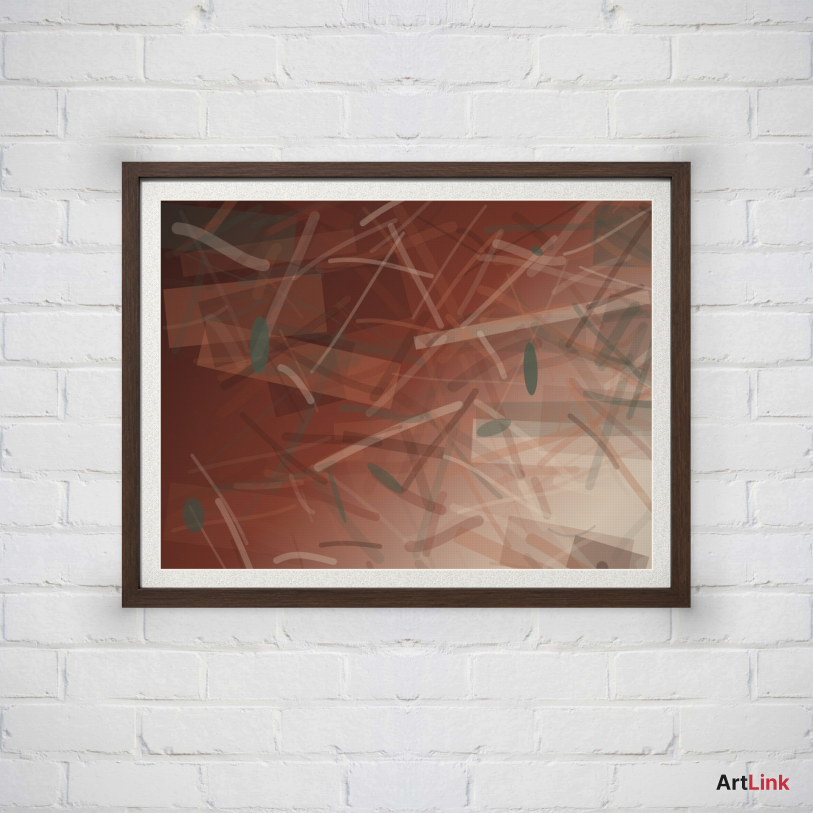
#> input picture scratchpad/vt/renders_off/t05.png, 1625 x 1625 px, given in place of frameit_reference.png, which was not available (shown at 1/2 size)
$ python audit5.py
#> lines starting #> are read from the running program, lines starting #| are printed output that depends on the picture; pictures that were not available may be replaced by others from this repository, and a replacement may not be noted
### scratchpad/vt/presence.py
#!/usr/bin/env python3
"""3차 라운드 지표 — '고급 제품 사진'인가, '벽에 합성한 AI 이미지'인가.

사용자 지적(2026-08-30 밤):
  A. 벽 텍스처가 너무 세서 **액자보다 벽이 먼저 보인다**
  B. 액자가 너무 작다 (화면의 40~50% 를 차지해야 한다)
  G. 액자와 벽의 색온도·대비가 안 맞아 '붙여넣은 티'가 난다

앞선 두 라운드(액자 프로파일·매트·틈)는 **조각 안쪽**만 쟀다. 이번엔 **조각과 배경의
관계**를 잰다 — 같은 그림이라도 벽이 시끄러우면 싸구려 목업이 된다.

⚠️ **고주파는 반드시 같은 축척으로 잴 것.** 이미지 크기가 다르면 픽셀 기준 band-pass
   가 서로 다른 물리적 크기를 재게 된다. 그래서 모든 측정 전에 **긴 변 1200px 로 정규화**
   한다. 안 하면 2600px 벽 렌더와 1024px 골든을 비교할 수 없다.

⚠️ **벽 표본에서 그림자를 빼야 한다.** 조각 둘레는 우리가 만든 그림자라 벽이 아니다.
   조각 바깥으로 조각 크기의 12% 를 띄우고 나서 읽는다.

    python presence.py            # 골든 + 우리 렌더
    python presence.py --save NAME / --vs NAME
"""
import json
import os
import sys

import numpy as np
from PIL import Image
from scipy import ndimage

HERE = os.path.dirname(os.path.abspath(__file__))
NORM = 1200.0          # 긴 변을 여기에 맞춰 재기 (축척 통일)

# ── 골든: FrameIt / FrameIt Pro 결과물 ────────────────────────────────────────
# rect 는 기존 golden.py·mat.py 에서 이미 손으로 확정한 좌표를 그대로 쓴다.
import golden as G  # noqa: E402

GOLDEN_EXTRA = {
    'pro_sampleframe': {'path': '/home/jho4255/ArtLink/sampleframe.png',
                        'rect': [272, 72, 886, 784], 'art': [404, 183, 760, 675]},
    'pro_sample2': {'path': '/home/jho4255/ArtLink/sample2.png'},
    'pro_sample3': {'path': '/home/jho4255/ArtLink/sample3.png'},
    'pro_sample4': {'path': '/home/jho4255/ArtLink/sample4.png'},
}

LIMITS = {
    'piece_pct': ('range', (26.0, 58.0), '조각이 화면에서 차지하는 면적 %. 골든에서 실측'),
    # ⚠️ **하한도 필요하다**(브리핑 9항 — "frame 만 선명하고 background 만 부드러워지는
    #    문제"). 그 실패 모드는 '액자 대비가 세다'가 아니라 **'벽을 뭉갰다'** 이므로
    #    con_ratio 상한이 아니라 벽 자체의 하한으로 잡는다(액자가 대비가 센 건 죄가 아니다).
    #    골든 최저가 2.86 이다 — 그 아래면 배경이 정보 없는 면이 된다.
    'wall_hf': ('range', (2.5, 4.5), '벽의 고주파 결(std, 1200px). 골든 2.9~12.6'),
    'hf_ratio': ('>=', 1.30, '조각 디테일 ÷ 벽 디테일. 1 이하면 벽이 더 눈에 띈다'),
    'con_ratio': ('>=', 1.05, '조각 국부대비 ÷ 벽 국부대비. 액자가 배경보다 우세해야'),
    'temp_dl': ('<=', 40.0, '살 ↔ 벽 색상(ab) 거리. 크면 색온도가 따로 논다'),
    'sat_rail': ('<=', 40.0, '살의 채도 폭(max-min). 골든 7~36. 크면 플라스틱 나무'),
    'rail_pct': ('>=', 8.0, '살 밝기가 길이 방향으로 변하는 폭 %. 골든 8.5~104(중앙 12.9)'),
    'rail_cv': ('<=', 0.06, '네 살 폭의 변동계수. 기하 왜곡 감시'),
}


def lum(a):
    return a[..., 0] * .2126 + a[..., 1] * .7152 + a[..., 2] * .0722


# [124 lines left out: functions to_lab_ab, load_norm, hf, local_con, measure, ok, not called in this run]


COLS = ['piece_pct', 'wall_hf', 'hf_ratio', 'con_ratio',
        'sat_rail', 'rail_pct', 'temp_dl', 'rail_cv']


# [68 lines left out: functions row, main, not called in this run]


# [2 lines that do not run on import are left out]

### scratchpad/vt/audit4.py
#!/usr/bin/env python3
"""4차 감사 — 브리핑 10항목 중 **아직 안 된 것**을 찾는다. 고치기 전에 잰다."""
import json, os, sys
import numpy as np
from PIL import Image
from scipy import ndimage
import golden as G, presence as P

HERE = os.path.dirname(os.path.abspath(__file__))
lum = P.lum

# [19 lines left out: function shadow_shape, not called in this run]

def edge_acutance(path, rect):
    """조각 바깥 경계의 **날카로움**. 경계 대비 대비 정규화한 최대 기울기(px⁻¹)."""
    L = lum(np.asarray(Image.open(path).convert('RGB')).astype(float))
    x0, y0, x1, y1 = rect
    h = y1 - y0 + 1
    out = []
    for side, prof in (('l', L[y0 + h // 3:y0 + 2 * h // 3, max(0, x0 - 14):x0 + 14].mean(0)),
                       ('r', L[y0 + h // 3:y0 + 2 * h // 3, x1 - 13:min(L.shape[1], x1 + 15)].mean(0)[::-1])):
        if len(prof) < 20: continue
        g = np.abs(np.diff(prof))
        con = abs(float(prof[:6].mean() - prof[-6:].mean()))
        # ⚠️ 벽과 살의 밝기가 비슷하면 분모가 0 에 가까워 비가 폭발한다 — 측정 불가로 뺀다.
        #    실측 t08: 벽 152 · 살 156 → 대비 4 인데 비가 2.67 로 나왔다(경계는 멀쩡했다).
        if con < 20: continue
        out.append(float(g.max()) / con)
    return round(float(np.mean(out)), 3) if out else None

# [45 lines left out: functions wall_converge, main, not called in this run]

# [2 lines that do not run on import are left out]

### scratchpad/vt/audit5.py
#!/usr/bin/env python3
"""5차 감사 — "아직 합성 같다"의 남은 원인을 잰다.

새 축 다섯. 전부 **골든에 같은 코드**를 돌려 목표를 얻는다.
  edge_acut   조각 바깥 경계의 날카로움 — 사진보다 날카로우면 그 자체가 합성 신호다
  ao_lit      **빛을 받는 쪽** 벽의 어두워짐 — 방향 그림자가 아닌 폐색(AO). 없으면 경계가 너무 깨끗하다
  rail_along  살 밝기가 **길이 방향으로** 얼마나 변하는가 — 0 이면 인쇄한 띠
  gap_stages  살 → 작품 단면의 마디 수 — 1~2 면 '검은 테두리'
  center_off  화면 중앙에서 벗어난 정도 %
"""
import json, os, sys
import numpy as np
from PIL import Image
from scipy import ndimage
import golden as G, presence as P

HERE = os.path.dirname(os.path.abspath(__file__))
lum = P.lum


def prof_side(L, rect, side, rail):
    """조각 바깥 → 안쪽으로 가는 단면(각 변 중앙). 반환: (벽쪽 포함 프로파일, 경계 index)"""
    x0, y0, x1, y1 = rect
    w, h = x1 - x0 + 1, y1 - y0 + 1
    out = max(8, int(rail * 1.2)); ins = max(10, int(rail * 3.0))
    b = max(6, int(min(w, h) * .06))
    if side == 't':
        s = L[max(0, y0 - out):y0 + ins, x0 + w // 2 - b:x0 + w // 2 + b].mean(1)
    elif side == 'b':
        s = L[y1 - ins:min(L.shape[0], y1 + out), x0 + w // 2 - b:x0 + w // 2 + b].mean(1)[::-1]
    elif side == 'l':
        s = L[y0 + h // 2 - b:y0 + h // 2 + b, max(0, x0 - out):x0 + ins].mean(0)
    else:
        s = L[y0 + h // 2 - b:y0 + h // 2 + b, x1 - ins:min(L.shape[1], x1 + out)].mean(0)[::-1]
    return s, out


def wall_light(L, rect):
    """조각 둘레 벽의 밝기 기울기 → 빛이 오는 방향(단위벡터). 조각 크기의 12~40% 띠."""
    x0, y0, x1, y1 = rect
    w, h = x1 - x0 + 1, y1 - y0 + 1
    m0, m1 = int(max(w, h) * .12), int(max(w, h) * .40)
    g = lambda a: float(np.median(a)) if a.size > 50 else None
    up = g(L[max(0, y0 - m1):max(0, y0 - m0), x0:x1])
    dn = g(L[y1 + m0:y1 + m1, x0:x1])
    lf = g(L[y0:y1, max(0, x0 - m1):max(0, x0 - m0)])
    rt = g(L[y0:y1, x1 + m0:x1 + m1])
    if None in (up, dn, lf, rt):
        return None
    v = np.array([lf - rt, up - dn])
    n = np.hypot(*v)
    return v / n if n > 1e-6 else np.array([0., -1.])


def ao_lit(L, rect, ld):
    """**빛을 받는 쪽** 두 변에서, 경계 바로 밖 벽이 먼 벽보다 얼마나 어두운가(레벨).
       방향 그림자는 반대쪽에 지므로, 이쪽이 어두우면 그건 폐색(AO)이다."""
    x0, y0, x1, y1 = rect
    w, h = x1 - x0 + 1, y1 - y0 + 1
    # ⚠️ 조각이 화면의 44% 를 차지하므로 '먼 벽'을 조각 크기의 30% 로 잡으면 화면 밖이다.
    #    쓸 수 있는 여백에 맞춰 줄인다 — 안 그러면 전 케이스가 측정 불가로 빠진다.
    near = max(3, int(min(w, h) * .012))
    room = max(y0, x0, L.shape[1] - x1, L.shape[0] - y1) - 12
    far = int(max(30, min(max(w, h) * .30, room)))
    b = max(6, int(min(w, h) * .25))
    res = []
    if ld[1] > 0.25 and y0 - far > 4:                     # 위가 광원(위 벽이 밝다)
        n = L[y0 - near - 3:y0 - 2, x0 + w // 2 - b:x0 + w // 2 + b]
        f = L[max(0, y0 - far):y0 - far + 30, x0 + w // 2 - b:x0 + w // 2 + b]
        if n.size > 40 and f.size > 40: res.append(float(np.median(f) - np.median(n)))
    if ld[0] > 0.25 and x0 - far > 4:                     # 왼쪽이 광원
        n = L[y0 + h // 2 - b:y0 + h // 2 + b, x0 - near - 3:x0 - 2]
        f = L[y0 + h // 2 - b:y0 + h // 2 + b, max(0, x0 - far):x0 - far + 30]
        if n.size > 40 and f.size > 40: res.append(float(np.median(f) - np.median(n)))
    if ld[0] < -0.25 and x1 + far < L.shape[1] - 4:       # 오른쪽이 광원
        n = L[y0 + h // 2 - b:y0 + h // 2 + b, x1 + 3:x1 + near + 4]
        f = L[y0 + h // 2 - b:y0 + h // 2 + b, x1 + far - 30:x1 + far]
        if n.size > 40 and f.size > 40: res.append(float(np.median(f) - np.median(n)))
    return round(float(np.mean(res)), 1) if res else None


def rail_along(L, rect, rail):
    """윗살 앞면 밝기를 길이 방향 9곳에서 재고 최대−최소(레벨). 0 이면 균일한 띠."""
    x0, y0, x1, y1 = rect
    w = x1 - x0 + 1
    a, b = y0 + max(2, int(rail * .25)), y0 + max(4, int(rail * .70))
    if b - a < 2: return None
    xs = np.linspace(x0 + rail * 1.4, x1 - rail * 1.4, 9)
    if xs[-1] - xs[0] < 20: return None
    v = [float(np.median(L[a:b, int(x) - max(4, int(w * .02)):int(x) + max(4, int(w * .02))]))
         for x in xs]
    # ⚠️ **절대 레벨만 보면 어두운 액자가 부당하게 실패한다** — 검은 살(L≈90)은 같은 비율로
    #    변조해도 밝은 살(L≈185)의 절반밖에 안 움직인다. 비율을 함께 본다(run.py 의
    #    `rebate_ratio` 와 같은 이유).
    m = float(np.mean(v))
    return round(max(v) - min(v), 1), round((max(v) - min(v)) / max(m, 1) * 100, 1)


def gap_stages(L, rect, rail):
    """살 → 작품 단면의 **마디 수**(부호가 바뀌는 횟수). 검은 테두리 하나면 1~2 다."""
    n = []
    for side in 'tblr':
        s, out = prof_side(L, rect, side, rail)
        seg = s[out:out + max(8, int(rail * 2.2))]
        if len(seg) < 8: continue
        d = np.diff(ndimage.uniform_filter1d(seg, 3))
        sg = np.sign(d[np.abs(d) > 0.35])
        if len(sg) < 3: continue
        n.append(int(np.sum(sg[1:] * sg[:-1] < 0)) + 1)
    return round(float(np.mean(n)), 1) if n else None


def gap_vs_art(L, rect, rail):
    """리세스 골의 최저점이 **작품 가장자리보다 얼마나 어두운가**(레벨).
       0 이하면 '작품이 액자 뒤로 들어가 있다'는 신호가 없다."""
    res = []
    for side in 'tblr':
        s, out = prof_side(L, rect, side, rail)
        g0, g1 = out + int(rail * .6), out + int(rail * 1.6)
        a0, a1 = out + int(rail * 1.8), out + int(rail * 3.0)
        if a1 > len(s) or g1 <= g0: continue
        res.append(float(np.median(s[a0:a1]) - s[g0:g1].min()))
    return round(float(np.mean(res)), 1) if res else None


def run(path, rect, rail):
    A = np.asarray(Image.open(path).convert('RGB')).astype(float)
    L = lum(A)
    ld = wall_light(L, rect)
    h, w = L.shape
    x0, y0, x1, y1 = rect
    cx, cy = (x0 + x1) / 2 / w, (y0 + y1) / 2 / h
    from audit4 import edge_acutance
    return {'edge_acut': edge_acutance(path, rect),
            'ld': None if ld is None else [round(float(ld[0]), 2), round(float(ld[1]), 2)],
            'ao_lit': None if ld is None else ao_lit(L, rect, ld),
            'rail_along': (rail_along(L, rect, rail) or (None, None))[0],
            'rail_pct': (rail_along(L, rect, rail) or (None, None))[1],
            'gap_stages': gap_stages(L, rect, rail),
            'gap_dark': gap_vs_art(L, rect, rail),
            'center_off': round(float(np.hypot(cx - .5, cy - .5) * 100), 1)}


COLS = ['edge_acut', 'ao_lit', 'rail_along', 'rail_pct', 'gap_stages', 'gap_dark', 'center_off']
fmt = lambda v: '   -  ' if v is None else f'{v:6.2f}'


def main():
    print(f'{"":22s} ' + ' '.join(f'{c:>11s}' for c in COLS) + '   광원')
    gs = []
    for k, g in sorted(G.GOLD.items()):
        v = run(f'{HERE}/cases/{k}/frameit_reference.png', g['rect'], g['rail'])
#> in lum, `return a[..., 0] * .2126 + a[..., 1] * .7152 + a[..., 2] * .0722`:
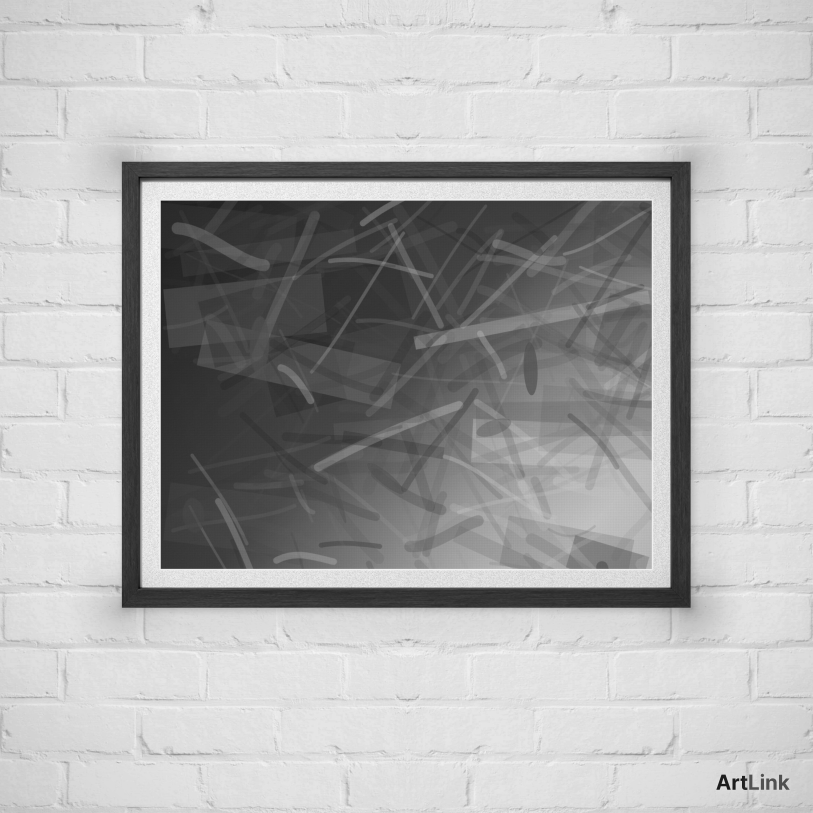
#> returned value: shape (1625, 1625) float64 (shown at 1/2 size); min 2.07, max 249.9, mean 176.9
#> in wall_light, `up = g(L[max(0, y0 - m1):max(0, y0 - m0), x0:x1])`: up = 226
#> in wall_light, `dn = g(L[y1 + m0:y1 + m1, x0:x1])`: dn = 122.2
#> in wall_light, `lf = g(L[y0:y1, max(0, x0 - m1):max(0, x0 - m0)])`: lf = 225
#> in wall_light, `rt = g(L[y0:y1, x1 + m0:x1 + m1])`: rt = 92.91
#> in wall_light, `v = np.array([lf - rt, up - dn])`: v = [132.1, 103.8]
#> in wall_light, `n = np.hypot(*v)`: n = 168
#> in run, `ld = wall_light(L, rect)`: ld = [0.786, 0.618]
#> the loop in edge_acutance, `for side, prof in (('l', L[y0 + h // 3:y0 + 2 * h // 3, max(0, x0 - 14..` made 2 passes
#> (side, con) on passes 1 to 2: ('l', 14.92), ('r', 2.37)
#> after the loop in edge_acutance, `for side, prof in (('l', L[y0 + h // 3:y0 + 2 * h // 3, max(0, x0 - 14..`: out = []
#> in ao_lit, `x0, y0, x1, y1 = rect`: x0 = 338; y0 = 363; x1 = 741; y1 = 1005
#> in ao_lit, `w, h = x1 - x0 + 1, y1 - y0 + 1`: w = 404; h = 643
#> in ao_lit, `near = max(3, int(min(w, h) * .012))`: near = 4
#> in ao_lit, `room = max(y0, x0, L.shape[1] - x1, L.shape[0] - y1) - 12`: room = 872
#> in ao_lit, `far = int(max(30, min(max(w, h) * .30, room)))`: far = 192
#> in ao_lit, `b = max(6, int(min(w, h) * .25))`: b = 101
#> in ao_lit, `f = L[max(0, y0 - far):y0 - far + 30, x0 + w // 2 - b:x0 + w // 2 + b]`:
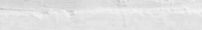
#> f: shape (30, 202) float64; min 199.1, max 244.1, mean 225.9
#> in ao_lit, `n = L[y0 + h // 2 - b:y0 + h // 2 + b, x0 - near - 3:x0 - 2]`: n = 202 rows, first 6: [66.27, 66.06, 65.42, 65.2, 67.2], [65.48, 68.27, 65.56, 66.63, 67.34], [67.84, 68.84, 67.56, 66.77, 68.84], [66.84, 65.91, 66.7, 63.56, 66.84], [66.84, 67.84, 66.77, 64.77, 66.77], [67.05, 68.84, 67.77, 65.77, 68.84]
#> in ao_lit, `f = L[y0 + h // 2 - b:y0 + h // 2 + b, max(0, x0 - far):x0 - far + 30]`:
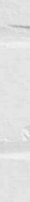
#> f: shape (202, 30) float64; min 167.1, max 245, mean 226
#> in rail_along, `x0, y0, x1, y1 = rect`: x0 = 338; y0 = 363; x1 = 741; y1 = 1005
#> in rail_along, `w = x1 - x0 + 1`: w = 404
#> in rail_along, `a, b = y0 + max(2, int(rail * .25)), y0 + max(4, int(rail * .70))`: a = 367; b = 374
#> in rail_along, `v = [float(np.median(L[a:b, int(x) - max(4, int(w * .02)):int(x) + max..`: v = [234.1, 236.8, 233.2, 234.1, 235.4, 234.9, 235, 234, 232]
#> in rail_along, `m = float(np.mean(v))`: m = 234.4
#> in gap_stages, `n = []`: n = []
#> the loop in gap_stages, `for side in 'tblr':` made 4 passes
#> sg on passes 2 to 4: [-1, -1, -1, -1, -1, -1, -1, -1, 1, 1, 1, 1, 1, 1, -1], [-1, 1, 1, 1, -1, 1, -1], [-1, -1, 1, -1, -1, -1, -1, -1]
#> after the loop in gap_stages, `for side in 'tblr':`: n = [9, 3, 5, 3]
#> in gap_vs_art, `res = []`: res = []
#> after the loop in gap_vs_art, `for side in 'tblr':`: res = [-64.2, 10.35, 1.03, -2.24]
#> v = 8 items
        gs.append(v)
        print(f'{"■ 골든 " + k:22s} ' + ' '.join(f'{fmt(v[c]):>11s}' for c in COLS) + f'   {v["ld"]}')
#| ■ 골든 case_00                   -        158.10        4.80        2.00        5.00      -13.80       18.60   [0.79, 0.62]
#> pass 2 of the loop in main, `for k, g in sorted(G.GOLD.items()):`:
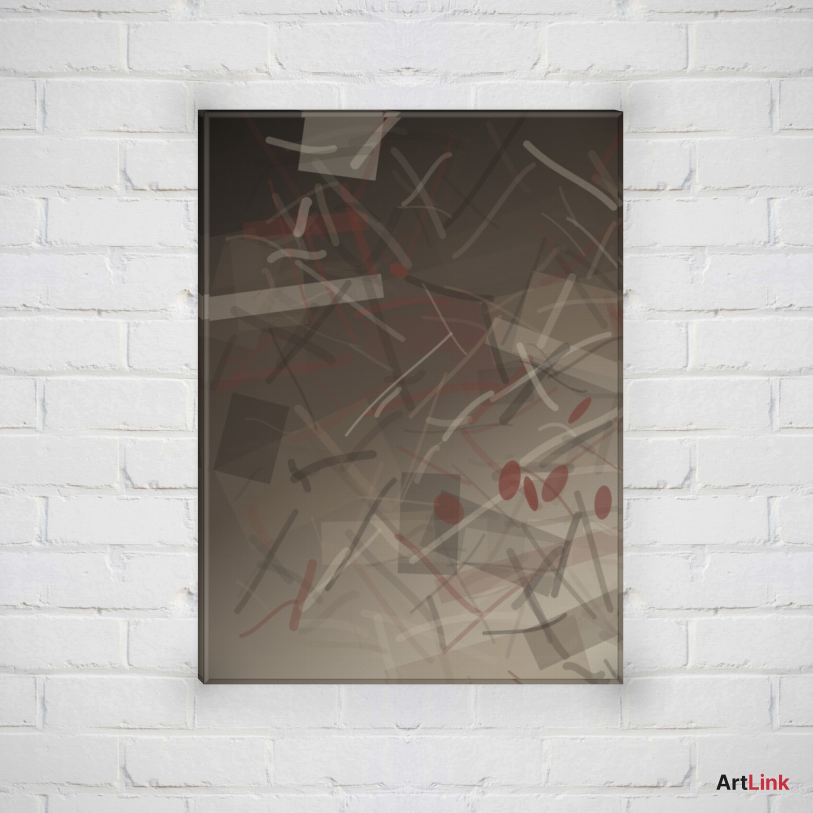
#> input picture scratchpad/vt/renders_off/t07.png, 1625 x 1625 px, given in place of frameit_reference.png, which was not available (shown at 1/2 size)
#> ld = [0.994, -0.113]
#> the loop in edge_acutance (call 2), `for side, prof in (('l', L[y0 + h // 3:y0 + 2 * h // 3, max(0, x0 - 14..` made 2 passes
#> (side, con) on passes 1 to 2: ('l', 3.24), ('r', 0.0834)
#> in ao_lit (call 2), `x0, y0, x1, y1 = rect`: x0 = 272; y0 = 406; x1 = 810; y1 = 945
#> in ao_lit (call 2), `w, h = x1 - x0 + 1, y1 - y0 + 1`: w = 539; h = 540
#> near = 6
#> room = 803
#> far = 162
#> in ao_lit (call 2), `b = max(6, int(min(w, h) * .25))`: b = 134
#> in ao_lit (call 2), `f = L[y0 + h // 2 - b:y0 + h // 2 + b, max(0, x0 - far):x0 - far + 30]`:
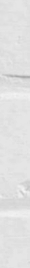
#> f: shape (268, 30) float64; min 169.4, max 246, mean 225.4
#> the loop in gap_stages (call 2), `for side in 'tblr':` made 4 passes
#> sg on passes 1 to 3: [1, 1, 1, 1, 1, -1, 1, 1, -1, 1, 1, 1, 1], [1, -1, -1, 1, -1, -1, 1, -1, -1, -1, 1, -1, -1, -1, -1], [1, 1, 1, 1, 1, 1]
#| ■ 골든 case_01                   -         -2.00      185.20      190.60        5.50       -0.00       18.70   [0.99, -0.11]
    for c in COLS:
        vs = [x[c] for x in gs if x[c] is not None]
        if vs: print(f'   골든 {c:11s} min={min(vs):7.2f} 중앙={np.median(vs):7.2f} max={max(vs):7.2f}')
    geo = json.load(open(f'{HERE}/renders/geometry.json'))
    print()
    for cid, g in geo.items():
        v = run(f'{HERE}/renders/{cid}.png', g['rect'], max(6, g['railPx']))
        print(f'{cid + " " + g["frame"]:22s} ' + ' '.join(f'{fmt(v[c]):>11s}' for c in COLS) + f'   {v["ld"]}')


if __name__ == '__main__':
#> (the run stopped early here; a loop or call above may not have finished)
